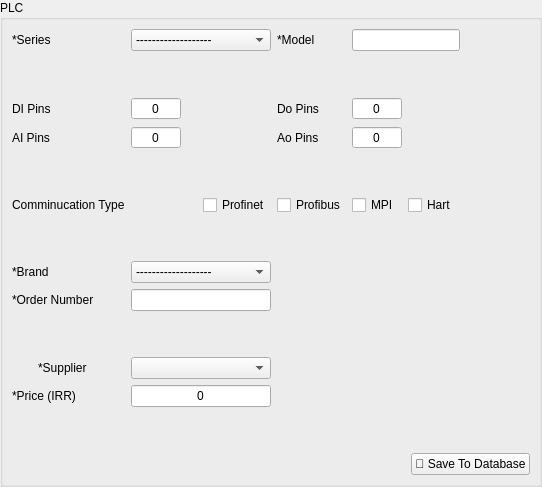
      <widget class="QWidget" name="plc">
       <layout class="QGridLayout" name="gridLayout_3">
        <property name="leftMargin">
         <number>0</number>
        </property>
        <property name="topMargin">
         <number>0</number>
        </property>
        <property name="rightMargin">
         <number>0</number>
        </property>
        <property name="bottomMargin">
         <number>0</number>
        </property>
        <item row="1" column="0">
         <widget class="QGroupBox" name="groupBox_3">
          <property name="minimumSize">
           <size>
            <width>0</width>
            <height>400</height>
           </size>
          </property>
          <property name="title">
           <string>PLC</string>
          </property>
          <layout class="QGridLayout" name="gridLayout_6">
           <item row="5" column="3">
            <widget class="QLabel" name="label_28">
             <property name="text">
              <string>Ao Pins</string>
             </property>
            </widget>
           </item>
           <item row="5" column="4">
            <widget class="QSpinBox" name="plc_ao_pins">
             <property name="maximumSize">
              <size>
               <width>50</width>
               <height>16777215</height>
              </size>
             </property>
             <property name="alignment">
              <set>Qt::AlignCenter</set>
             </property>
             <property name="buttonSymbols">
              <enum>QAbstractSpinBox::NoButtons</enum>
             </property>
             <property name="maximum">
              <number>999</number>
             </property>
            </widget>
           </item>
           <item row="5" column="2">
            <widget class="QSpinBox" name="plc_ai_pins">
             <property name="maximumSize">
              <size>
               <width>50</width>
               <height>16777215</height>
              </size>
             </property>
             <property name="alignment">
              <set>Qt::AlignCenter</set>
             </property>
             <property name="buttonSymbols">
              <enum>QAbstractSpinBox::NoButtons</enum>
             </property>
             <property name="maximum">
              <number>999</number>
             </property>
            </widget>
           </item>
           <item row="14" column="0" colspan="2">
            <widget class="QLabel" name="label_17">
             <property name="text">
              <string>*Price (IRR)</string>
             </property>
            </widget>
           </item>
           <item row="9" column="0" colspan="2">
            <widget class="QLabel" name="label_15">
             <property name="text">
              <string>*Brand</string>
             </property>
            </widget>
           </item>
           <item row="7" column="5">
            <widget class="QCheckBox" name="has_hart">
             <property name="text">
              <string>Hart</string>
             </property>
            </widget>
           </item>
           <item row="7" column="3">
            <widget class="QCheckBox" name="has_profibus">
             <property name="text">
              <string>Profibus</string>
             </property>
            </widget>
           </item>
           <item row="16" column="5" colspan="2" alignment="Qt::AlignRight">
            <widget class="QPushButton" name="plc_save_btn">
             <property name="maximumSize">
              <size>
               <width>150</width>
               <height>16777215</height>
              </size>
             </property>
             <property name="text">
              <string>💾 Save To Database</string>
             </property>
            </widget>
           </item>
           <item row="11" column="2">
            <spacer name="verticalSpacer_17">
             <property name="orientation">
              <enum>Qt::Vertical</enum>
             </property>
             <property name="sizeType">
              <enum>QSizePolicy::Minimum</enum>
             </property>
             <property name="sizeHint" stdset="0">
              <size>
               <width>20</width>
               <height>40</height>
              </size>
             </property>
            </spacer>
           </item>
           <item row="1" column="4" colspan="2">
            <widget class="QLineEdit" name="plc_model">
             <property name="alignment">
              <set>Qt::AlignCenter</set>
             </property>
            </widget>
           </item>
           <item row="1" column="0" colspan="2">
            <widget class="QLabel" name="label_16">
             <property name="text">
              <string>*Series</string>
             </property>
            </widget>
           </item>
           <item row="10" column="2">
            <widget class="QLineEdit" name="plc_order_number">
             <property name="minimumSize">
              <size>
               <width>140</width>
               <height>0</height>
              </size>
             </property>
            </widget>
           </item>
           <item row="1" column="3">
            <widget class="QLabel" name="label_18">
             <property name="text">
              <string>*Model</string>
             </property>
            </widget>
           </item>
           <item row="14" column="2">
            <widget class="QLineEdit" name="plc_price">
             <property name="text">
              <string>0</string>
             </property>
             <property name="alignment">
              <set>Qt::AlignCenter</set>
             </property>
            </widget>
           </item>
           <item row="3" column="3">
            <widget class="QLabel" name="label_26">
             <property name="text">
              <string>Do Pins</string>
             </property>
            </widget>
           </item>
           <item row="12" column="0">
            <widget class="QPushButton" name="plc_add_supplier_btn">
             <property name="maximumSize">
              <size>
               <width>16</width>
               <height>16</height>
              </size>
             </property>
             <property name="styleSheet">
              <string notr="true">QPushButton {
    background-color: rgba(0, 0, 0, 0); /* Fully transparent background */
    border: none;                      /* Optional: remove the border */
}
QPushButton:hover {
	color: #d3dae3;
	padding: 2px;
	background-color: #F77F00;
}

QPushButton:pressed {
	color: #d3dae3;
	padding: 2px;
	background-color: #F77F00;
}
QPushButton:pressed {
	color: #d3dae3;
	padding: 2px;
	background-color: #2c2f2f;
}</string>
             </property>
             <property name="text">
              <string/>
             </property>
             <property name="icon">
              <iconset>
               <normaloff>../../assets/plus.png</normaloff>../../assets/plus.png</iconset>
             </property>
            </widget>
           </item>
           <item row="1" column="2">
            <widget class="QComboBox" name="plc_series">
             <property name="minimumSize">
              <size>
               <width>120</width>
               <height>0</height>
              </size>
             </property>
             <item>
              <property name="text">
               <string>-------------------</string>
              </property>
             </item>
             <item>
              <property name="text">
               <string>LOGO!</string>
              </property>
             </item>
             <item>
              <property name="text">
               <string>S7-300</string>
              </property>
             </item>
             <item>
              <property name="text">
               <string>S7-1200</string>
              </property>
             </item>
            </widget>
           </item>
           <item row="12" column="2">
            <widget class="QComboBox" name="plc_supplier_list"/>
           </item>
           <item row="7" column="4">
            <widget class="QCheckBox" name="has_mpi">
             <property name="text">
              <string>MPI</string>
             </property>
            </widget>
           </item>
           <item row="1" column="6">
            <spacer name="horizontalSpacer_7">
             <property name="orientation">
              <enum>Qt::Horizontal</enum>
             </property>
             <property name="sizeType">
              <enum>QSizePolicy::Expanding</enum>
             </property>
             <property name="sizeHint" stdset="0">
              <size>
               <width>40</width>
               <height>20</height>
              </size>
             </property>
            </spacer>
           </item>
           <item row="10" column="0" colspan="2">
            <widget class="QLabel" name="label_14">
             <property name="text">
              <string>*Order Number</string>
             </property>
            </widget>
           </item>
           <item row="9" column="2">
            <widget class="QComboBox" name="plc_brand">
             <item>
              <property name="text">
               <string>-------------------</string>
              </property>
             </item>
             <item>
              <property name="text">
               <string>Siemens</string>
              </property>
             </item>
            </widget>
           </item>
           <item row="7" column="2" alignment="Qt::AlignRight">
            <widget class="QCheckBox" name="has_profinet">
             <property name="text">
              <string>Profinet</string>
             </property>
            </widget>
           </item>
           <item row="12" column="1" alignment="Qt::AlignLeft">
            <widget class="QLabel" name="label_8">
             <property name="text">
              <string>*Supplier</string>
             </property>
            </widget>
           </item>
           <item row="3" column="2">
            <widget class="QSpinBox" name="plc_di_pins">
             <property name="maximumSize">
              <size>
               <width>50</width>
               <height>16777215</height>
              </size>
             </property>
             <property name="alignment">
              <set>Qt::AlignCenter</set>
             </property>
             <property name="buttonSymbols">
              <enum>QAbstractSpinBox::NoButtons</enum>
             </property>
             <property name="maximum">
              <number>999</number>
             </property>
            </widget>
           </item>
           <item row="6" column="2">
            <spacer name="verticalSpacer_19">
             <property name="orientation">
              <enum>Qt::Vertical</enum>
             </property>
             <property name="sizeType">
              <enum>QSizePolicy::Minimum</enum>
             </property>
             <property name="sizeHint" stdset="0">
              <size>
               <width>20</width>
               <height>40</height>
              </size>
             </property>
            </spacer>
           </item>
           <item row="2" column="2">
            <spacer name="verticalSpacer_20">
             <property name="orientation">
              <enum>Qt::Vertical</enum>
             </property>
             <property name="sizeType">
              <enum>QSizePolicy::Minimum</enum>
             </property>
             <property name="sizeHint" stdset="0">
              <size>
               <width>20</width>
               <height>40</height>
              </size>
             </property>
            </spacer>
           </item>
           <item row="7" column="0" colspan="2">
            <widget class="QLabel" name="label_50">
             <property name="text">
              <string>Comminucation Type</string>
             </property>
            </widget>
           </item>
           <item row="5" column="0" colspan="2">
            <widget class="QLabel" name="label_27">
             <property name="text">
              <string>AI Pins</string>
             </property>
            </widget>
           </item>
           <item row="3" column="4">
            <widget class="QSpinBox" name="plc_do_pins">
             <property name="maximumSize">
              <size>
               <width>50</width>
               <height>16777215</height>
              </size>
             </property>
             <property name="alignment">
              <set>Qt::AlignCenter</set>
             </property>
             <property name="buttonSymbols">
              <enum>QAbstractSpinBox::NoButtons</enum>
             </property>
             <property name="maximum">
              <number>999</number>
             </property>
            </widget>
           </item>
           <item row="3" column="0" colspan="2">
            <widget class="QLabel" name="label_19">
             <property name="text">
              <string>DI Pins</string>
             </property>
            </widget>
           </item>
           <item row="15" column="0">
            <spacer name="verticalSpacer_5">
             <property name="orientation">
              <enum>Qt::Vertical</enum>
             </property>
             <property name="sizeHint" stdset="0">
              <size>
               <width>20</width>
               <height>40</height>
              </size>
             </property>
            </spacer>
           </item>
           <item row="8" column="2">
            <spacer name="verticalSpacer_18">
             <property name="orientation">
              <enum>Qt::Vertical</enum>
             </property>
             <property name="sizeType">
              <enum>QSizePolicy::Minimum</enum>
             </property>
             <property name="sizeHint" stdset="0">
              <size>
               <width>20</width>
               <height>40</height>
              </size>
             </property>
            </spacer>
           </item>
          </layout>
         </widget>
        </item>
       </layout>
      </widget>
